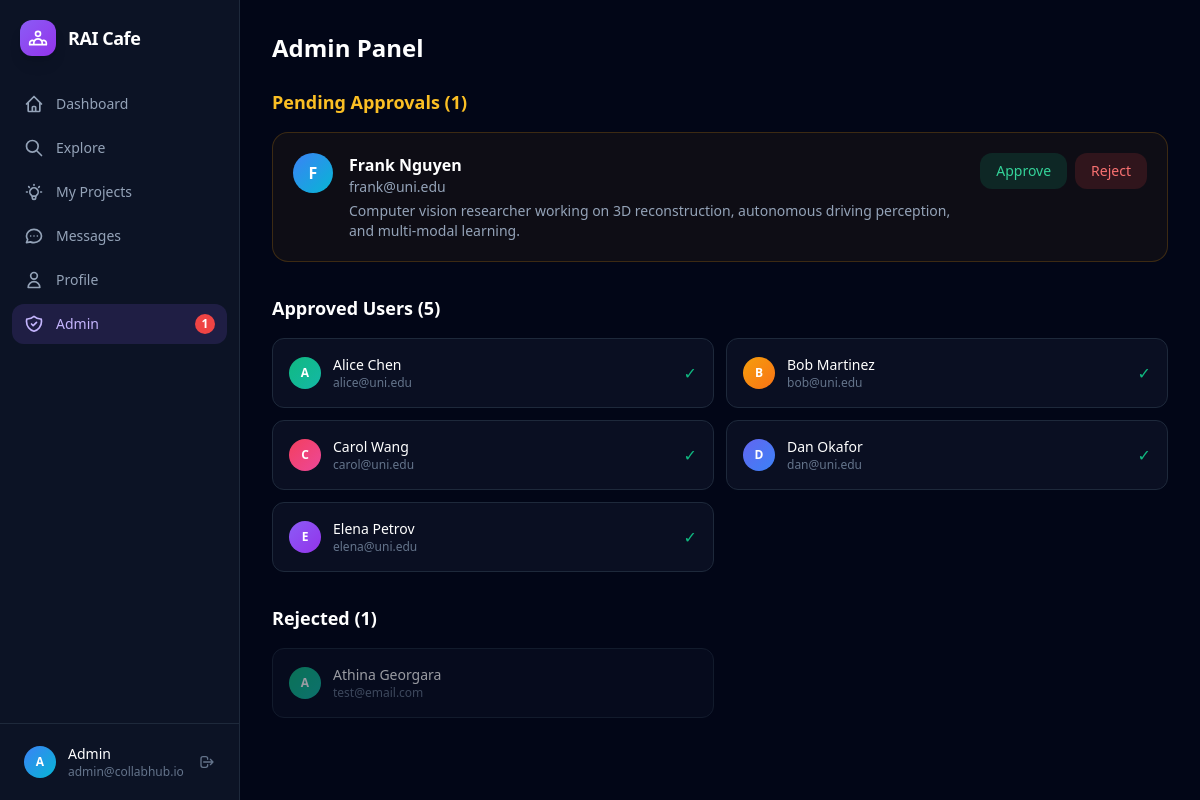
The page /admin (signed in) on the database its author committed.
### models.py (models this page shows, shortened)
class User(UserMixin, db.Model):
    id = db.Column(db.Integer, primary_key=True)
    email = db.Column(db.String(120), unique=True, nullable=False)
    password_hash = db.Column(db.String(256), nullable=False)
    name = db.Column(db.String(100), nullable=False)
    bio = db.Column(db.Text, default="")
    website = db.Column(db.String(300), default="")
    linkedin = db.Column(db.String(300), default="")
    scholar = db.Column(db.String(300), default="")
    expertise_keywords = db.Column(db.String(500), default="")
    research_interests = db.Column(db.String(500), default="")
    role = db.Column(db.String(20), default="user")
    status = db.Column(db.String(20), default="pending")
    created_at = db.Column(db.DateTime, default=lambda: datetime.now(timezone.utc))
    projects = db.relationship("Project", backref="owner", lazy=True)
    bids = db.relationship("Bid", backref="bidder", lazy=True)
    @property
    def initials(self):
        return self.name[0].upper() if self.name else "?"
    @property
    def avatar_color(self):
        colors = [
            "from-violet-500 to-purple-600",
            "from-blue-500 to-cyan-500",
            "from-emerald-500 to-teal-500",
            "from-amber-500 to-orange-500",
            "from-rose-500 to-pink-500",
            "from-indigo-500 to-blue-500",
        ]
        return colors[sum(ord(c) for c in str(self.id)) % len(colors)]

### app.py (the view)
@app.route("/admin")
@login_required
def admin_panel():
    if current_user.role != "admin":
        abort(403)
    pending = User.query.filter_by(status="pending").all()
    approved = User.query.filter_by(status="approved").filter(User.role != "admin").all()
    rejected = User.query.filter_by(status="rejected").all()
    return render_template("admin.html", pending=pending, approved=approved, rejected=rejected)

### app.py (called while the page is built)
@login_manager.user_loader
def load_user(user_id):
    return db.session.get(User, int(user_id))

@app.context_processor
def inject_globals():
    unread = 0
    pending_count = 0
    if current_user.is_authenticated:
        unread = Message.query.filter_by(to_id=current_user.id, read=False).count()
        if current_user.role == "admin":
            pending_count = User.query.filter_by(status="pending").count()
    return dict(unread_count=unread, pending_user_count=pending_count)

### templates/admin.html (shortened to what this page needs)
{% extends "base.html" %}
{% block content %}
<div class="max-w-5xl mx-auto p-8">
  <h1 class="text-2xl font-bold mb-6">Admin Panel</h1>
  {% if pending %}
  <div class="mb-8">
    <h2 class="text-lg font-semibold mb-4 text-amber-400">Pending Approvals ({{ pending|length }})</h2>
    {% for u in pending %}
    <div class="bg-amber-500/5 border border-amber-500/20 rounded-2xl p-5 flex items-start gap-4 mb-3">
      <div class="w-10 h-10 rounded-full bg-gradient-to-br {{ u.avatar_color }} flex items-center justify-center text-white font-bold shrink-0">{{ u.initials }}</div>
      <div class="flex-1 min-w-0"><p class="text-white font-semibold">{{ u.name }}</p><p class="text-slate-400 text-sm">{{ u.email }}</p><p class="text-slate-400 text-sm mt-1 line-clamp-2">{{ u.bio }}</p></div>
      <div class="flex gap-2 shrink-0">
        <form method="POST" action="{{ url_for('approve_user', user_id=u.id) }}"><button type="submit" class="bg-emerald-500/15 hover:bg-emerald-500/25 text-emerald-400 px-4 py-2 rounded-xl text-sm font-medium transition">Approve</button></form>
        <form method="POST" action="{{ url_for('reject_user', user_id=u.id) }}"><button type="submit" class="bg-red-500/15 hover:bg-red-500/25 text-red-400 px-4 py-2 rounded-xl text-sm font-medium transition">Reject</button></form>
      </div>
    </div>{% endfor %}
  </div>{% endif %}
  <h2 class="text-lg font-semibold mb-4">Approved Users ({{ approved|length }})</h2>
  <div class="grid grid-cols-2 gap-3 mb-8">
    {% for u in approved %}
    <div class="bg-slate-900/60 border border-slate-800 rounded-xl p-4 flex items-center gap-3">
      <div class="w-8 h-8 rounded-full bg-gradient-to-br {{ u.avatar_color }} flex items-center justify-center text-white text-xs font-bold">{{ u.initials }}</div>
      <div class="min-w-0"><p class="text-white text-sm font-medium truncate">{{ u.name }}</p><p class="text-slate-500 text-xs truncate">{{ u.email }}</p></div>
      <span class="text-emerald-500 ml-auto">&#10003;</span>
    </div>{% endfor %}
  </div>
  {% if rejected %}
  <h2 class="text-lg font-semibold mb-4">Rejected ({{ rejected|length }})</h2>
  <div class="grid grid-cols-2 gap-3">
    {% for u in rejected %}
    <div class="bg-slate-900/60 border border-slate-800 rounded-xl p-4 flex items-center gap-3 opacity-60">
      <div class="w-8 h-8 rounded-full bg-gradient-to-br {{ u.avatar_color }} flex items-center justify-center text-white text-xs font-bold">{{ u.initials }}</div>
      <div class="min-w-0"><p class="text-white text-sm font-medium truncate">{{ u.name }}</p><p class="text-slate-500 text-xs truncate">{{ u.email }}</p></div>
    </div>{% endfor %}
  </div>{% endif %}
</div>
{% endblock %}

### templates/base.html (shortened to what this page needs)
<!DOCTYPE html>
<html lang="en" class="h-full">
<head>
  <script src="https://cdn.tailwindcss.com"></script>
</head>
<body class="h-full bg-slate-950 text-white">
{% if current_user.is_authenticated %}
<div class="flex h-full min-h-screen">
  <aside class="w-60 bg-slate-900/80 border-r border-slate-800 flex flex-col shrink-0 fixed h-full z-10">
    <a href="{{ url_for('dashboard') }}" class="p-5 flex items-center gap-3">
      <div class="w-9 h-9 rounded-xl bg-gradient-to-br from-violet-500 to-purple-600 flex items-center justify-center shadow-lg">
      </div>
      <span class="text-lg font-bold tracking-tight">RAI Cafe</span>
    </a>
    <nav class="flex-1 px-3 space-y-1 mt-2">
      {% for ep, label, d in nav %}
      <a href="{{ url_for(ep) }}" class="flex items-center gap-3 px-3 py-2.5 rounded-xl text-sm font-medium transition {% if request.endpoint == ep %}bg-violet-500/15 text-violet-300{% else %}text-slate-400 hover:bg-slate-800 hover:text-slate-200{% endif %}">
        <svg class="w-5 h-5 shrink-0" fill="none" stroke="currentColor" stroke-width="2" viewBox="0 0 24 24"><path stroke-linecap="round" stroke-linejoin="round" d="{{ d }}"/></svg>
        {{ label }}
      </a>
      {% endfor %}
      {% if current_user.role == 'admin' %}
      <a href="{{ url_for('admin_panel') }}" class="flex items-center gap-3 px-3 py-2.5 rounded-xl text-sm font-medium transition {% if request.endpoint == 'admin_panel' %}bg-violet-500/15 text-violet-300{% else %}text-slate-400 hover:bg-slate-800 hover:text-slate-200{% endif %}">
        Admin
        {% if pending_user_count > 0 %}<span class="ml-auto bg-red-500 text-white text-xs font-bold w-5 h-5 rounded-full flex items-center justify-center">{{ pending_user_count }}</span>{% endif %}
      </a>
      {% endif %}
    </nav>
    <div class="p-3 border-t border-slate-800">
      <div class="flex items-center gap-3 px-3 py-2">
        <div class="w-8 h-8 rounded-full bg-gradient-to-br {{ current_user.avatar_color }} flex items-center justify-center text-white text-xs font-bold">{{ current_user.initials }}</div>
        <div class="flex-1 min-w-0"><p class="text-sm font-medium truncate">{{ current_user.name }}</p><p class="text-xs text-slate-500 truncate">{{ current_user.email }}</p></div>
        <a href="{{ url_for('logout') }}" class="text-slate-500 hover:text-red-400 transition" title="Sign out">
          <svg class="w-4 h-4" fill="none" stroke="currentColor" stroke-width="2" viewBox="0 0 24 24"><path stroke-linecap="round" stroke-linejoin="round" d="M17 16l4-4m0 0l-4-4m4 4H7m6 4v1a3 3 0 01-3 3H6a3 3 0 01-3-3V7a3 3 0 013-3h4a3 3 0 013 3v1"/></svg>
        </a>
      </div>
    </div>
  </aside>
  <main class="flex-1 ml-60 overflow-y-auto min-h-screen">
    {% block content %}{% endblock %}
  </main>
</div>
{% else %}
{% block public_content %}{% endblock %}
{% endif %}
</body>
</html>

### templates/base.html (style rules this page uses)
.line-clamp-2 { display:-webkit-box; -webkit-line-clamp:2; -webkit-box-orient:vertical; overflow:hidden; }

### rows shown on the page
User: initials "A", name "Admin", email "admin@collabhub.io"
User: initials "F", name "Frank Nguyen", email "frank@uni.edu", bio "Computer vision researcher working on 3D reconstruction, autonomous driving perception, and multi-modal learning."
User: initials "A", name "Alice Chen", email "alice@uni.edu"
User: initials "B", name "Bob Martinez", email "bob@uni.edu"
User: initials "C", name "Carol Wang", email "carol@uni.edu"
User: initials "D", name "Dan Okafor", email "dan@uni.edu"
User: initials "E", name "Elena Petrov", email "elena@uni.edu"
User: initials "A", name "Athina Georgara", email "test@email.com"

### other values the page prints
{{ label }} "Dashboard" "Explore" "My Projects" "Messages" "Profile"
{{ pending_user_count }} "1"
{{ pending|length }} "1"
{{ approved|length }} "5"
{{ rejected|length }} "1"
